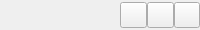
        <widget class="QWidget" name="topApp" native="true">
         <property name="maximumSize">
          <size>
           <width>16777215</width>
           <height>30</height>
          </size>
         </property>
         <layout class="QHBoxLayout" name="horizontalLayout_9">
          <property name="spacing">
           <number>0</number>
          </property>
          <property name="leftMargin">
           <number>0</number>
          </property>
          <property name="topMargin">
           <number>0</number>
          </property>
          <property name="rightMargin">
           <number>0</number>
          </property>
          <property name="bottomMargin">
           <number>0</number>
          </property>
          <item>
           <widget class="QWidget" name="header" native="true" />
          </item>
          <item>
           <widget class="QWidget" name="widget_4" native="true">
            <property name="minimumSize">
             <size>
              <width>0</width>
              <height>25</height>
             </size>
            </property>
            <property name="maximumSize">
             <size>
              <width>80</width>
              <height>40</height>
             </size>
            </property>
            <property name="font">
             <font>
              <pointsize>11</pointsize>
             </font>
            </property>
            <layout class="QHBoxLayout" name="horizontalLayout_5">
             <property name="spacing">
              <number>0</number>
             </property>
             <property name="leftMargin">
              <number>0</number>
             </property>
             <property name="topMargin">
              <number>0</number>
             </property>
             <property name="rightMargin">
              <number>0</number>
             </property>
             <property name="bottomMargin">
              <number>0</number>
             </property>
             <item>
              <widget class="QPushButton" name="minimizeBtn">
               <property name="font">
                <font>
                 <pointsize>11</pointsize>
                </font>
               </property>
               <property name="text">
                <string />
               </property>
               <property name="icon">
                <iconset resource="../Qss/icons/_icons.qrc">
                 <normaloff>:/feather/icons/feather/window_minimize.png</normaloff>:/feather/icons/feather/window_minimize.png</iconset>
               </property>
              </widget>
             </item>
             <item>
              <widget class="QPushButton" name="restoreBtn">
               <property name="font">
                <font>
                 <pointsize>11</pointsize>
                </font>
               </property>
               <property name="text">
                <string />
               </property>
               <property name="icon">
                <iconset resource="../Qss/icons/_icons.qrc">
                 <normaloff>:/feather/icons/feather/square.png</normaloff>:/feather/icons/feather/square.png</iconset>
               </property>
              </widget>
             </item>
             <item>
              <widget class="QPushButton" name="closeBtn">
               <property name="font">
                <font>
                 <pointsize>11</pointsize>
                </font>
               </property>
               <property name="text">
                <string />
               </property>
               <property name="icon">
                <iconset resource="../Qss/icons/_icons.qrc">
                 <normaloff>:/feather/icons/feather/window_close.png</normaloff>:/feather/icons/feather/window_close.png</iconset>
               </property>
              </widget>
             </item>
            </layout>
           </widget>
          </item>
         </layout>
        </widget>
